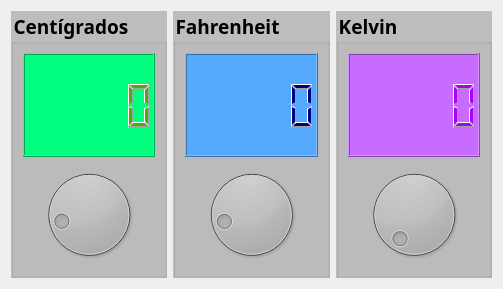
<?xml version="1.0" encoding="UTF-8"?>
<ui version="4.0">
 <class>Conversor</class>
 <widget class="QDialog" name="Conversor">
  <property name="geometry">
   <rect>
    <x>0</x>
    <y>0</y>
    <width>503</width>
    <height>289</height>
   </rect>
  </property>
  <property name="windowTitle">
   <string>Conversor</string>
  </property>
  <layout class="QHBoxLayout" name="horizontalLayout">
   <item>
    <widget class="QGroupBox" name="groupBox">
     <property name="font">
      <font>
       <family>Century Gothic</family>
       <pointsize>14</pointsize>
       <bold>true</bold>
      </font>
     </property>
     <property name="styleSheet">
      <string notr="true">background-color: rgb(189, 189, 189);</string>
     </property>
     <property name="title">
      <string>Centígrados</string>
     </property>
     <layout class="QVBoxLayout" name="verticalLayout">
      <item>
       <widget class="QLCDNumber" name="outCent">
        <property name="styleSheet">
         <string notr="true">background-color: rgb(0, 255, 127);
color: rgb(74, 148, 110);
color: rgb(85, 170, 0);</string>
        </property>
       </widget>
      </item>
      <item>
       <widget class="QDial" name="inCent">
        <property name="minimum">
         <number>-18</number>
        </property>
        <property name="singleStep">
         <number>0</number>
        </property>
        <property name="value">
         <number>0</number>
        </property>
       </widget>
      </item>
     </layout>
    </widget>
   </item>
   <item>
    <widget class="QGroupBox" name="groupBox_2">
     <property name="font">
      <font>
       <family>Century Gothic</family>
       <pointsize>14</pointsize>
       <bold>true</bold>
      </font>
     </property>
     <property name="styleSheet">
      <string notr="true">background-color: rgb(189, 189, 189);</string>
     </property>
     <property name="title">
      <string>Fahrenheit</string>
     </property>
     <layout class="QVBoxLayout" name="verticalLayout_2">
      <item>
       <widget class="QLCDNumber" name="outFahr">
        <property name="styleSheet">
         <string notr="true">background-color: rgb(0, 85, 255);
color: rgb(0, 0, 127);
background-color: rgb(85, 170, 255);</string>
        </property>
       </widget>
      </item>
      <item>
       <widget class="QDial" name="inFahr">
        <property name="maximum">
         <number>210</number>
        </property>
        <property name="value">
         <number>32</number>
        </property>
       </widget>
      </item>
     </layout>
    </widget>
   </item>
   <item>
    <widget class="QGroupBox" name="groupBox_3">
     <property name="font">
      <font>
       <family>Century Gothic</family>
       <pointsize>14</pointsize>
       <bold>true</bold>
      </font>
     </property>
     <property name="styleSheet">
      <string notr="true">background-color: rgb(189, 189, 189);</string>
     </property>
     <property name="title">
      <string>Kelvin</string>
     </property>
     <layout class="QVBoxLayout" name="verticalLayout_3">
      <item>
       <widget class="QLCDNumber" name="outKel">
        <property name="styleSheet">
         <string notr="true">color: rgb(187, 110, 255);
color: rgb(170, 0, 255);
background-color: rgb(199, 108, 255);</string>
        </property>
       </widget>
      </item>
      <item>
       <widget class="QDial" name="inKel">
        <property name="minimum">
         <number>255</number>
        </property>
        <property name="maximum">
         <number>373</number>
        </property>
        <property name="value">
         <number>255</number>
        </property>
       </widget>
      </item>
     </layout>
    </widget>
   </item>
  </layout>
 </widget>
 <resources/>
 <connections>
  <connection>
   <sender>inFahr</sender>
   <signal>valueChanged(int)</signal>
   <receiver>outFahr</receiver>
   <slot>display(int)</slot>
   <hints>
    <hint type="sourcelabel">
     <x>251</x>
     <y>214</y>
    </hint>
    <hint type="destinationlabel">
     <x>251</x>
     <y>97</y>
    </hint>
   </hints>
  </connection>
  <connection>
   <sender>inCent</sender>
   <signal>valueChanged(int)</signal>
   <receiver>outCent</receiver>
   <slot>display(int)</slot>
   <hints>
    <hint type="sourcelabel">
     <x>87</x>
     <y>214</y>
    </hint>
    <hint type="destinationlabel">
     <x>87</x>
     <y>97</y>
    </hint>
   </hints>
  </connection>
  <connection>
   <sender>inKel</sender>
   <signal>valueChanged(int)</signal>
   <receiver>outKel</receiver>
   <slot>display(int)</slot>
   <hints>
    <hint type="sourcelabel">
     <x>414</x>
     <y>214</y>
    </hint>
    <hint type="destinationlabel">
     <x>414</x>
     <y>97</y>
    </hint>
   </hints>
  </connection>
 </connections>
</ui>
